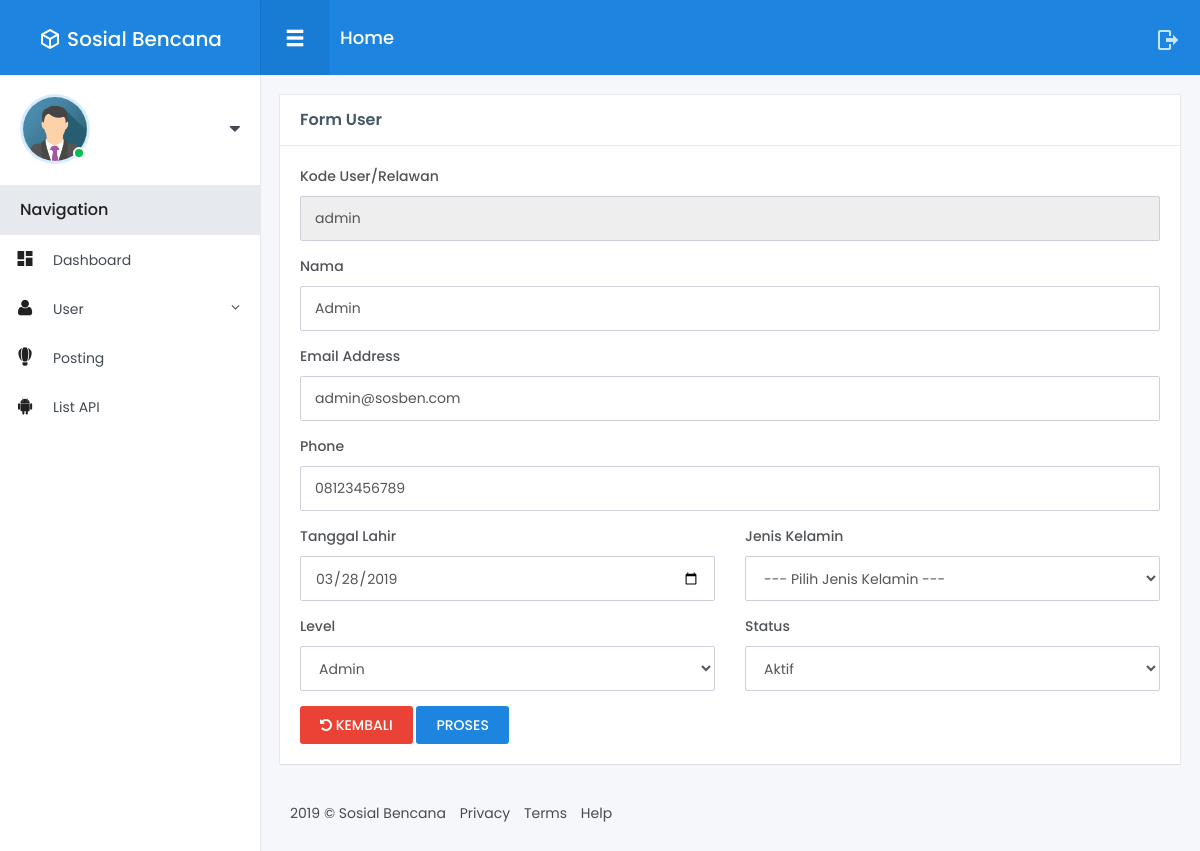
The app's page /user/edit/admin with its own data.
### tables this page shows
CREATE TABLE `user` (
  `id_user` int(11) NOT NULL,
  `user_kode` varchar(100) NOT NULL,
  `id_level` int(11) NOT NULL,
  `id_status` int(11) DEFAULT NULL,
  `nama` varchar(255) DEFAULT NULL,
  `email` varchar(255) NOT NULL,
  `password` varchar(100) DEFAULT NULL,
  `tgl_lahir` date DEFAULT NULL,
  `j_kel` enum('Laki Laki','Perempuan','','') DEFAULT NULL,
  `phone` varchar(13) DEFAULT NULL,
  `avatar` varchar(255) DEFAULT NULL,
  `token` varchar(256) NOT NULL,
  `verifikasi` timestamp NULL DEFAULT NULL,
  `tanggal` timestamp NULL DEFAULT NULL
);

### application/controllers/User.php (called while the page is built, shortened)
<?php
class User extends CI_Controller {
	public function __construct()
	{
        $this->load->model('User_model');
        $this->load->model('Level_model');
        $this->load->model('Status_model');
    }
    public function edit($kode)
    {
        $user       = $this->User_model->detailUser($kode)->row_array();
        $level      = $this->Level_model->getLevel()->result_array();
        $status     = $this->Status_model->getStatus()->result_array();
        $data = array(
            'user'      => $user,
            'level'     => $level,
            'status'    => $status,
        );
        $this->load->view('Admin/User/edit', $data);
    }
}

### index.php (called while the page is built, shortened)
<?php
require_once BASEPATH.'core/CodeIgniter.php';

### application/models/User_model.php (called while the page is built, shortened)
<?php
class User_model extends CI_Model {
    public function detaiLUser($where)
    {
        $this->db->where('user_kode', $where);
        return $this->db->get('user');
    }
}

### application/models/Level_model.php (called while the page is built, shortened)
<?php
class Level_model extends CI_Model {
    public function getLevel()
    {
        return $this->db->get('level');
    }
}

### application/models/Status_model.php (called while the page is built, shortened)
<?php
class Status_model extends CI_Model {
    public function getStatus()
    {
        return $this->db->get('status');
    }
}

### application/views/Admin/User/edit.php (the view, shortened to what this page needs)
<!DOCTYPE html>
<html lang="en">
<head>
</head>
<body>
<div class="main-menu">
	<header class="header">
    </header>
	<div class="content">
	</div>
</div>
<div class="fixed-navbar">
</div>
<div id="wrapper">
	<div class="main-content">
		<div class="row small-spacing">
            <div class="col-lg-12">
				<div class="box-content card white">
                    <h4 class="box-title">Form User</h4>
					<div class="card-content">
						<?php echo form_open('user/p_edit', array('autocomplete' => 'off')); ?>
							<div class="form-group">
								<label>Kode User/Relawan</label>
								<input type="text" class="form-control" name="user_kode" id="user_kode" value="<?php echo set_value('user_kode', $user['user_kode']); ?>" readonly>
							</div>
							<div class="form-group">
								<label>Nama</label>
								<input type="text" class="form-control" name="nama" id="nama" value="<?php echo set_value('nama', $user['nama']); ?>">
							</div>
							<div class="form-group">
								<label>Email Address</label>
								<input type="email" class="form-control" name="email" id="email" value="<?php echo set_value('email', $user['email']); ?>">
							</div>
							<div class="form-group">
								<label>Phone</label>
								<input type="number" class="form-control" name="phone" id="phone" value="<?php echo set_value('phone', $user['phone']); ?>">
							</div>
							<div class="row">
								<div class="col-lg-6">
									<div class="form-group">
										<label>Tanggal Lahir</label>
										<input type="date" class="form-control" name="tgl_lahir" id="tgl_lahir" value="<?php echo set_value('tgl_lahir', $user['tgl_lahir']); ?>">
									</div>
								</div>
								<div class="col-lg-6">
									<div class="form-group">
										<label>Jenis Kelamin</label>
										<select class="form-control" name="j_kel" id="j_kel" value="<?php echo set_value('j_kel', $user['j_kel']); ?>">
											<option value="">--- Pilih Jenis Kelamin ---</option>
										</select>
									</div>
								</div>
							</div>
							<div class="row">
								<div class="col-lg-6">
									<div class="form-group">
										<label>Level</label>
										<select name="level" id="level" class="form-control">
											<?php
											foreach($level as $level)
											{
												echo '<option value="'.$level['kode_level'].'"'.set_select('level', $user['id_level'], ($level['kode_level'] == $user['id_level'])).'>'.$level['level'].'</option>';
											}
											?>
										</select>
									</div>
								</div>
								<div class="col-lg-6">
									<div class="form-group">
										<label>Status</label>
										<select name="status" id="status" class="form-control">
											<?php
											foreach($status as $status)
											{
												echo '<option value="'.$status['kode_status'].'"'.set_select('status', $user['id_status'], ($status['kode_status'] == $user['id_status'])).'>'.$status['nama_status'].'</option>';
											}
											?>
										</select>
									</div>
								</div>
							</div>
                            <a href="<?php echo base_url('user'); ?>" class="btn btn-danger btn-sm"><i class="fa fa-rotate-left"></i> KEMBALI</a>
							<button type="submit" class="btn btn-primary btn-sm waves-effect waves-light">PROSES</button>
						<?php echo form_close(); ?>
					</div>
				</div>
            </div>
		</div>
		<footer class="footer">
		</footer>
	</div>
</body>
</html>

### records on screen
user: user_kode "admin", nama "Admin", email "admin@sosben.com", phone "08123456789", tgl_lahir "03/28/2019"

### other values on screen
SITE_NAME "Sosial Bencana"
form field level "Admin"
form field status "Aktif"
